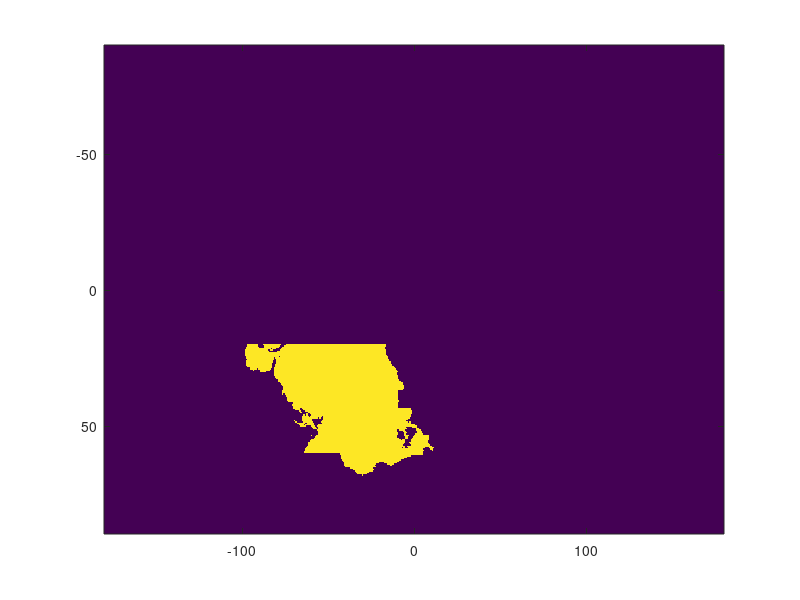

Write MATLAB code to recreate this figure. (Note: this script raises an error after producing the figure.)
clc
close all
clear all
%%



% load rivers_data_year/north_pacific_mask.mat
load rivers_data_year/north_atlantic_mask.mat
%%
% f_k_north_pacific(find(f_k_north_pacific >= 0.5)) = 1;
% f_k_north_pacific(find(f_k_north_pacific < 0.5)) = 0;
%%
% imagesc((f_k_north_pacific));
%%
% f_k_north_pacific = flip(f_k_north_pacific);
%%
% f_k_north_pacific = mask_na;
s_k_north_atlantic = flip(s_k_north_atlantic);
%%
na_lat_tmp = 68.5:-0.5:0;
na_lon_tmp = -98:0.5:12;

% % na_lat_tmp = 0.5:0.5:67;
% na_lon_tmp = -179.5:0.5:180;
% % na_lon_tmp = 180:-0.5:179.5;
% na_lat_tmp = 67:-0.5:0.5;
% imagesc(na_lon_tmp, na_lat_tmp, (f_k_north_pacific));
% borders
% set(gca,'YDir','normal');
%%
% imagesc(sst_lon,sst_lat,sst_ds_dt(:,:,1)')

% 
% lat_new = 67.5:-1:0.5;
% lon_new = -179.5:1:179.5;
% %%
% [lon_new_tmp,lat_new_tmp] = ndgrid(lon_new,lat_new); 
% [na_lon_tmp,na_lat_tmp] = ndgrid(na_lon_tmp,na_lat_tmp); 
% % [na_lon_tmp,na_lat_tmp] = ndgrid(mesh_b_x, mesh_b_y); 
% 
% int_obj = griddedInterpolant(na_lon_tmp, na_lat_tmp, f_k_north_pacific');                             % create interpolate object   
% f_k_north_pacific_int(:,:) = int_obj(lon_new_tmp,lat_new_tmp); 
%%








% imagesc(na_lon_tmp, na_lat_tmp, flip(f_k_north_atlantic));
% borders
% set(gca,'YDir','normal');
%%
% figure;
% imagesc(lon_new,lat_new, (f_k_north_pacific_int)');
% borders
% set(gca,'YDir','normal');
%%

% imagesc(lat_new,lon_new, flip(f_k_north_atlantic_int'));
% borders
% set(gca,'YDir','normal');
mask1 = zeros(720, 360);
mask2 = zeros(720, 360);
lon_full = -180:0.5:179.5;
lat_full = -90:0.5:89.5;
%%

% for n = 1:length(mesh_b_x)
%     for t = 1:length(mesh_b_y)
%         mask1(lon_full == mesh_b_x(n),lat_full == mesh_b_y(t)) = f_k_north_pacific(t,n);
%         
%     end
% 
% end

for n = 1:length(na_lon_tmp)
    for t = 1:length(na_lat_tmp)
        mask1(lon_full == na_lon_tmp(n),lat_full == na_lat_tmp(t)) = ...
            f_k_north_atlantic(t,n);
        
    end

end

for n = 1:length(na_lon_tmp)
    for t = 1:length(na_lat_tmp)
        mask2(lon_full == na_lon_tmp(n),lat_full == na_lat_tmp(t)) = ...
            flip(s_k_north_atlantic(t,n));
        
    end

end


%%
imagesc(mask1);
%% 
%зануляем маску от экватора до 20 гр с.ш.
mask1(:,180:220) = 0;
mask2(:,180:220) = 0;
%%
imagesc(lon_full,lat_full, mask1');
borders
set(gca,'YDir','normal');
%%
f_k_north_atlantic = mask1;
s_k_north_atlantic = mask2;
%%
imagesc(lon_full,lat_full, s_k_north_atlantic');
borders
set(gca,'YDir','normal');
figure;
imagesc(lon_full,lat_full, f_k_north_atlantic');
borders
set(gca,'YDir','normal');

%% shifting
tmp = f_k_north_atlantic(1:360,:);
f_k_north_atlantic(1:360,:) = f_k_north_atlantic(361:end,:);
f_k_north_atlantic(361:end,:) = tmp;
%%
tmp = s_k_north_atlantic(1:360,:);
s_k_north_atlantic(1:360,:) = s_k_north_atlantic(361:end,:);
s_k_north_atlantic(361:end,:) = tmp;

%%
lon_full = 0:0.5:359.5;

%%
imagesc(lon_full,lat_full, f_k_north_atlantic');
borders
set(gca,'YDir','normal');
figure;
imagesc(lon_full,lat_full, s_k_north_atlantic');
borders
set(gca,'YDir','normal');
% mask_na = logical(mask1);
%%

lat_mask = lat_full;
lon_mask = lon_full;
%%
save rivers_data_year/nor-20_atlan_mask_0.5_shift.mat ...
    f_k_north_atlantic s_k_north_atlantic lon_mask lat_mask

%% SCA for Merra2


path = '../Merra_2_data/MERRA2_100.instM_3d_ana_Np.198001.nc4';
h = ncread(path, 'H');
gh = h(:,:,1);
lon_merra = ncread(path, 'lon');
lat_merra = ncread(path, 'lat');

%%
imagesc(lon_merra,lat_merra, gh');
borders
set(gca,'YDir','normal');
%%

mask = zeros(576, 361);
mask(358:529, 221:356) = ones(172, 136);
%%
imagesc(lon_merra,lat_merra, (gh.*mask)');
borders
set(gca,'YDir','normal');
%%
f_k_sca = mask;
lon_mask = lon_merra;
lat_mask = lat_merra;

%%
save rivers_data_year/SCA_mask.mat ...
    f_k_sca lon_mask lat_mask



























































